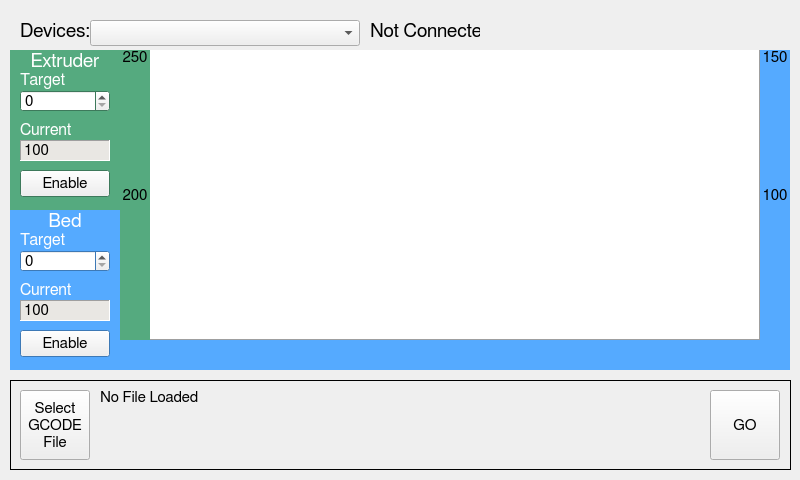
<?xml version="1.0" encoding="UTF-8"?>
<ui version="4.0">
 <class>MainWindow</class>
 <widget class="QMainWindow" name="MainWindow">
  <property name="geometry">
   <rect>
    <x>0</x>
    <y>0</y>
    <width>800</width>
    <height>480</height>
   </rect>
  </property>
  <property name="maximumSize">
   <size>
    <width>800</width>
    <height>480</height>
   </size>
  </property>
  <property name="font">
   <font>
    <family>FreeSans</family>
    <pointsize>11</pointsize>
    <italic>false</italic>
   </font>
  </property>
  <property name="windowTitle">
   <string>CFA921 RAMbo Remote</string>
  </property>
  <property name="autoFillBackground">
   <bool>true</bool>
  </property>
  <widget class="QWidget" name="centralWidget">
   <widget class="QFrame" name="frameExtruder">
    <property name="geometry">
     <rect>
      <x>10</x>
      <y>50</y>
      <width>110</width>
      <height>160</height>
     </rect>
    </property>
    <property name="palette">
     <palette>
      <active>
       <colorrole role="Base">
        <brush brushstyle="SolidPattern">
         <color alpha="255">
          <red>255</red>
          <green>255</green>
          <blue>255</blue>
         </color>
        </brush>
       </colorrole>
       <colorrole role="Window">
        <brush brushstyle="SolidPattern">
         <color alpha="255">
          <red>85</red>
          <green>170</green>
          <blue>127</blue>
         </color>
        </brush>
       </colorrole>
      </active>
      <inactive>
       <colorrole role="Base">
        <brush brushstyle="SolidPattern">
         <color alpha="255">
          <red>255</red>
          <green>255</green>
          <blue>255</blue>
         </color>
        </brush>
       </colorrole>
       <colorrole role="Window">
        <brush brushstyle="SolidPattern">
         <color alpha="255">
          <red>85</red>
          <green>170</green>
          <blue>127</blue>
         </color>
        </brush>
       </colorrole>
      </inactive>
      <disabled>
       <colorrole role="Base">
        <brush brushstyle="SolidPattern">
         <color alpha="255">
          <red>85</red>
          <green>170</green>
          <blue>127</blue>
         </color>
        </brush>
       </colorrole>
       <colorrole role="Window">
        <brush brushstyle="SolidPattern">
         <color alpha="255">
          <red>85</red>
          <green>170</green>
          <blue>127</blue>
         </color>
        </brush>
       </colorrole>
      </disabled>
     </palette>
    </property>
    <property name="autoFillBackground">
     <bool>true</bool>
    </property>
    <property name="frameShape">
     <enum>QFrame::NoFrame</enum>
    </property>
    <property name="lineWidth">
     <number>1</number>
    </property>
    <property name="midLineWidth">
     <number>0</number>
    </property>
    <widget class="QSpinBox" name="spinBoxExtTarget">
     <property name="geometry">
      <rect>
       <x>10</x>
       <y>40</y>
       <width>90</width>
       <height>22</height>
      </rect>
     </property>
    </widget>
    <widget class="QLabel" name="lblExtCurrent">
     <property name="geometry">
      <rect>
       <x>10</x>
       <y>90</y>
       <width>90</width>
       <height>21</height>
      </rect>
     </property>
     <property name="palette">
      <palette>
       <active>
        <colorrole role="Base">
         <brush brushstyle="SolidPattern">
          <color alpha="255">
           <red>255</red>
           <green>255</green>
           <blue>255</blue>
          </color>
         </brush>
        </colorrole>
        <colorrole role="Window">
         <brush brushstyle="SolidPattern">
          <color alpha="255">
           <red>233</red>
           <green>231</green>
           <blue>227</blue>
          </color>
         </brush>
        </colorrole>
       </active>
       <inactive>
        <colorrole role="Base">
         <brush brushstyle="SolidPattern">
          <color alpha="255">
           <red>255</red>
           <green>255</green>
           <blue>255</blue>
          </color>
         </brush>
        </colorrole>
        <colorrole role="Window">
         <brush brushstyle="SolidPattern">
          <color alpha="255">
           <red>233</red>
           <green>231</green>
           <blue>227</blue>
          </color>
         </brush>
        </colorrole>
       </inactive>
       <disabled>
        <colorrole role="Base">
         <brush brushstyle="SolidPattern">
          <color alpha="255">
           <red>233</red>
           <green>231</green>
           <blue>227</blue>
          </color>
         </brush>
        </colorrole>
        <colorrole role="Window">
         <brush brushstyle="SolidPattern">
          <color alpha="255">
           <red>233</red>
           <green>231</green>
           <blue>227</blue>
          </color>
         </brush>
        </colorrole>
       </disabled>
      </palette>
     </property>
     <property name="autoFillBackground">
      <bool>true</bool>
     </property>
     <property name="frameShape">
      <enum>QFrame::Panel</enum>
     </property>
     <property name="frameShadow">
      <enum>QFrame::Sunken</enum>
     </property>
     <property name="text">
      <string>100</string>
     </property>
    </widget>
    <widget class="QLabel" name="label_1">
     <property name="geometry">
      <rect>
       <x>0</x>
       <y>0</y>
       <width>110</width>
       <height>21</height>
      </rect>
     </property>
     <property name="palette">
      <palette>
       <active>
        <colorrole role="WindowText">
         <brush brushstyle="SolidPattern">
          <color alpha="255">
           <red>255</red>
           <green>255</green>
           <blue>255</blue>
          </color>
         </brush>
        </colorrole>
       </active>
       <inactive>
        <colorrole role="WindowText">
         <brush brushstyle="SolidPattern">
          <color alpha="255">
           <red>255</red>
           <green>255</green>
           <blue>255</blue>
          </color>
         </brush>
        </colorrole>
       </inactive>
       <disabled>
        <colorrole role="WindowText">
         <brush brushstyle="SolidPattern">
          <color alpha="255">
           <red>110</red>
           <green>109</green>
           <blue>106</blue>
          </color>
         </brush>
        </colorrole>
       </disabled>
      </palette>
     </property>
     <property name="font">
      <font>
       <family>Abyssinica SIL</family>
       <pointsize>14</pointsize>
      </font>
     </property>
     <property name="text">
      <string>Extruder</string>
     </property>
     <property name="alignment">
      <set>Qt::AlignCenter</set>
     </property>
    </widget>
    <widget class="QLabel" name="label_5">
     <property name="geometry">
      <rect>
       <x>10</x>
       <y>20</y>
       <width>90</width>
       <height>21</height>
      </rect>
     </property>
     <property name="palette">
      <palette>
       <active>
        <colorrole role="WindowText">
         <brush brushstyle="SolidPattern">
          <color alpha="255">
           <red>255</red>
           <green>255</green>
           <blue>255</blue>
          </color>
         </brush>
        </colorrole>
       </active>
       <inactive>
        <colorrole role="WindowText">
         <brush brushstyle="SolidPattern">
          <color alpha="255">
           <red>255</red>
           <green>255</green>
           <blue>255</blue>
          </color>
         </brush>
        </colorrole>
       </inactive>
       <disabled>
        <colorrole role="WindowText">
         <brush brushstyle="SolidPattern">
          <color alpha="255">
           <red>110</red>
           <green>109</green>
           <blue>106</blue>
          </color>
         </brush>
        </colorrole>
       </disabled>
      </palette>
     </property>
     <property name="font">
      <font>
       <family>Abyssinica SIL</family>
       <pointsize>12</pointsize>
      </font>
     </property>
     <property name="text">
      <string>Target</string>
     </property>
    </widget>
    <widget class="QLabel" name="label_6">
     <property name="geometry">
      <rect>
       <x>10</x>
       <y>70</y>
       <width>90</width>
       <height>21</height>
      </rect>
     </property>
     <property name="palette">
      <palette>
       <active>
        <colorrole role="WindowText">
         <brush brushstyle="SolidPattern">
          <color alpha="255">
           <red>255</red>
           <green>255</green>
           <blue>255</blue>
          </color>
         </brush>
        </colorrole>
       </active>
       <inactive>
        <colorrole role="WindowText">
         <brush brushstyle="SolidPattern">
          <color alpha="255">
           <red>255</red>
           <green>255</green>
           <blue>255</blue>
          </color>
         </brush>
        </colorrole>
       </inactive>
       <disabled>
        <colorrole role="WindowText">
         <brush brushstyle="SolidPattern">
          <color alpha="255">
           <red>110</red>
           <green>109</green>
           <blue>106</blue>
          </color>
         </brush>
        </colorrole>
       </disabled>
      </palette>
     </property>
     <property name="font">
      <font>
       <family>Abyssinica SIL</family>
       <pointsize>12</pointsize>
      </font>
     </property>
     <property name="text">
      <string>Current</string>
     </property>
    </widget>
    <widget class="QPushButton" name="extEnable">
     <property name="geometry">
      <rect>
       <x>10</x>
       <y>120</y>
       <width>90</width>
       <height>27</height>
      </rect>
     </property>
     <property name="text">
      <string>Enable</string>
     </property>
    </widget>
   </widget>
   <widget class="QGraphicsView" name="graphicsView">
    <property name="geometry">
     <rect>
      <x>150</x>
      <y>50</y>
      <width>610</width>
      <height>290</height>
     </rect>
    </property>
    <property name="frameShape">
     <enum>QFrame::Panel</enum>
    </property>
    <property name="frameShadow">
     <enum>QFrame::Raised</enum>
    </property>
   </widget>
   <widget class="QFrame" name="frameExtruder_2">
    <property name="geometry">
     <rect>
      <x>10</x>
      <y>210</y>
      <width>110</width>
      <height>160</height>
     </rect>
    </property>
    <property name="palette">
     <palette>
      <active>
       <colorrole role="Base">
        <brush brushstyle="SolidPattern">
         <color alpha="255">
          <red>255</red>
          <green>255</green>
          <blue>255</blue>
         </color>
        </brush>
       </colorrole>
       <colorrole role="Window">
        <brush brushstyle="SolidPattern">
         <color alpha="255">
          <red>85</red>
          <green>170</green>
          <blue>255</blue>
         </color>
        </brush>
       </colorrole>
      </active>
      <inactive>
       <colorrole role="Base">
        <brush brushstyle="SolidPattern">
         <color alpha="255">
          <red>255</red>
          <green>255</green>
          <blue>255</blue>
         </color>
        </brush>
       </colorrole>
       <colorrole role="Window">
        <brush brushstyle="SolidPattern">
         <color alpha="255">
          <red>85</red>
          <green>170</green>
          <blue>255</blue>
         </color>
        </brush>
       </colorrole>
      </inactive>
      <disabled>
       <colorrole role="Base">
        <brush brushstyle="SolidPattern">
         <color alpha="255">
          <red>85</red>
          <green>170</green>
          <blue>255</blue>
         </color>
        </brush>
       </colorrole>
       <colorrole role="Window">
        <brush brushstyle="SolidPattern">
         <color alpha="255">
          <red>85</red>
          <green>170</green>
          <blue>255</blue>
         </color>
        </brush>
       </colorrole>
      </disabled>
     </palette>
    </property>
    <property name="autoFillBackground">
     <bool>true</bool>
    </property>
    <property name="frameShape">
     <enum>QFrame::NoFrame</enum>
    </property>
    <property name="lineWidth">
     <number>1</number>
    </property>
    <property name="midLineWidth">
     <number>0</number>
    </property>
    <widget class="QSpinBox" name="spinBoxBedTarget">
     <property name="geometry">
      <rect>
       <x>10</x>
       <y>40</y>
       <width>90</width>
       <height>22</height>
      </rect>
     </property>
    </widget>
    <widget class="QLabel" name="lblBedCurrent">
     <property name="geometry">
      <rect>
       <x>10</x>
       <y>90</y>
       <width>90</width>
       <height>21</height>
      </rect>
     </property>
     <property name="palette">
      <palette>
       <active>
        <colorrole role="Base">
         <brush brushstyle="SolidPattern">
          <color alpha="255">
           <red>255</red>
           <green>255</green>
           <blue>255</blue>
          </color>
         </brush>
        </colorrole>
        <colorrole role="Window">
         <brush brushstyle="SolidPattern">
          <color alpha="255">
           <red>233</red>
           <green>231</green>
           <blue>227</blue>
          </color>
         </brush>
        </colorrole>
       </active>
       <inactive>
        <colorrole role="Base">
         <brush brushstyle="SolidPattern">
          <color alpha="255">
           <red>255</red>
           <green>255</green>
           <blue>255</blue>
          </color>
         </brush>
        </colorrole>
        <colorrole role="Window">
         <brush brushstyle="SolidPattern">
          <color alpha="255">
           <red>233</red>
           <green>231</green>
           <blue>227</blue>
          </color>
         </brush>
        </colorrole>
       </inactive>
       <disabled>
        <colorrole role="Base">
         <brush brushstyle="SolidPattern">
          <color alpha="255">
           <red>233</red>
           <green>231</green>
           <blue>227</blue>
          </color>
         </brush>
        </colorrole>
        <colorrole role="Window">
         <brush brushstyle="SolidPattern">
          <color alpha="255">
           <red>233</red>
           <green>231</green>
           <blue>227</blue>
          </color>
         </brush>
        </colorrole>
       </disabled>
      </palette>
     </property>
     <property name="autoFillBackground">
      <bool>true</bool>
     </property>
     <property name="frameShape">
      <enum>QFrame::Panel</enum>
     </property>
     <property name="frameShadow">
      <enum>QFrame::Sunken</enum>
     </property>
     <property name="text">
      <string>100</string>
     </property>
    </widget>
    <widget class="QLabel" name="label_7">
     <property name="geometry">
      <rect>
       <x>0</x>
       <y>0</y>
       <width>110</width>
       <height>21</height>
      </rect>
     </property>
     <property name="palette">
      <palette>
       <active>
        <colorrole role="WindowText">
         <brush brushstyle="SolidPattern">
          <color alpha="255">
           <red>255</red>
           <green>255</green>
           <blue>255</blue>
          </color>
         </brush>
        </colorrole>
        <colorrole role="Base">
         <brush brushstyle="SolidPattern">
          <color alpha="255">
           <red>255</red>
           <green>255</green>
           <blue>255</blue>
          </color>
         </brush>
        </colorrole>
        <colorrole role="Window">
         <brush brushstyle="SolidPattern">
          <color alpha="255">
           <red>233</red>
           <green>231</green>
           <blue>227</blue>
          </color>
         </brush>
        </colorrole>
       </active>
       <inactive>
        <colorrole role="WindowText">
         <brush brushstyle="SolidPattern">
          <color alpha="255">
           <red>255</red>
           <green>255</green>
           <blue>255</blue>
          </color>
         </brush>
        </colorrole>
        <colorrole role="Base">
         <brush brushstyle="SolidPattern">
          <color alpha="255">
           <red>255</red>
           <green>255</green>
           <blue>255</blue>
          </color>
         </brush>
        </colorrole>
        <colorrole role="Window">
         <brush brushstyle="SolidPattern">
          <color alpha="255">
           <red>233</red>
           <green>231</green>
           <blue>227</blue>
          </color>
         </brush>
        </colorrole>
       </inactive>
       <disabled>
        <colorrole role="WindowText">
         <brush brushstyle="SolidPattern">
          <color alpha="255">
           <red>110</red>
           <green>109</green>
           <blue>106</blue>
          </color>
         </brush>
        </colorrole>
        <colorrole role="Base">
         <brush brushstyle="SolidPattern">
          <color alpha="255">
           <red>233</red>
           <green>231</green>
           <blue>227</blue>
          </color>
         </brush>
        </colorrole>
        <colorrole role="Window">
         <brush brushstyle="SolidPattern">
          <color alpha="255">
           <red>233</red>
           <green>231</green>
           <blue>227</blue>
          </color>
         </brush>
        </colorrole>
       </disabled>
      </palette>
     </property>
     <property name="font">
      <font>
       <family>Abyssinica SIL</family>
       <pointsize>14</pointsize>
      </font>
     </property>
     <property name="text">
      <string>Bed</string>
     </property>
     <property name="alignment">
      <set>Qt::AlignCenter</set>
     </property>
    </widget>
    <widget class="QLabel" name="label_8">
     <property name="geometry">
      <rect>
       <x>10</x>
       <y>70</y>
       <width>90</width>
       <height>21</height>
      </rect>
     </property>
     <property name="palette">
      <palette>
       <active>
        <colorrole role="WindowText">
         <brush brushstyle="SolidPattern">
          <color alpha="255">
           <red>255</red>
           <green>255</green>
           <blue>255</blue>
          </color>
         </brush>
        </colorrole>
       </active>
       <inactive>
        <colorrole role="WindowText">
         <brush brushstyle="SolidPattern">
          <color alpha="255">
           <red>255</red>
           <green>255</green>
           <blue>255</blue>
          </color>
         </brush>
        </colorrole>
       </inactive>
       <disabled>
        <colorrole role="WindowText">
         <brush brushstyle="SolidPattern">
          <color alpha="255">
           <red>110</red>
           <green>109</green>
           <blue>106</blue>
          </color>
         </brush>
        </colorrole>
       </disabled>
      </palette>
     </property>
     <property name="font">
      <font>
       <family>Abyssinica SIL</family>
       <pointsize>12</pointsize>
      </font>
     </property>
     <property name="text">
      <string>Current</string>
     </property>
    </widget>
    <widget class="QLabel" name="label_9">
     <property name="geometry">
      <rect>
       <x>10</x>
       <y>20</y>
       <width>90</width>
       <height>21</height>
      </rect>
     </property>
     <property name="palette">
      <palette>
       <active>
        <colorrole role="WindowText">
         <brush brushstyle="SolidPattern">
          <color alpha="255">
           <red>255</red>
           <green>255</green>
           <blue>255</blue>
          </color>
         </brush>
        </colorrole>
       </active>
       <inactive>
        <colorrole role="WindowText">
         <brush brushstyle="SolidPattern">
          <color alpha="255">
           <red>255</red>
           <green>255</green>
           <blue>255</blue>
          </color>
         </brush>
        </colorrole>
       </inactive>
       <disabled>
        <colorrole role="WindowText">
         <brush brushstyle="SolidPattern">
          <color alpha="255">
           <red>110</red>
           <green>109</green>
           <blue>106</blue>
          </color>
         </brush>
        </colorrole>
       </disabled>
      </palette>
     </property>
     <property name="font">
      <font>
       <family>Abyssinica SIL</family>
       <pointsize>12</pointsize>
      </font>
     </property>
     <property name="text">
      <string>Target</string>
     </property>
    </widget>
    <widget class="QPushButton" name="bedEnable">
     <property name="geometry">
      <rect>
       <x>10</x>
       <y>120</y>
       <width>90</width>
       <height>27</height>
      </rect>
     </property>
     <property name="text">
      <string>Enable</string>
     </property>
    </widget>
   </widget>
   <widget class="QLabel" name="label">
    <property name="geometry">
     <rect>
      <x>120</x>
      <y>50</y>
      <width>30</width>
      <height>290</height>
     </rect>
    </property>
    <property name="palette">
     <palette>
      <active>
       <colorrole role="Base">
        <brush brushstyle="SolidPattern">
         <color alpha="255">
          <red>255</red>
          <green>255</green>
          <blue>255</blue>
         </color>
        </brush>
       </colorrole>
       <colorrole role="Window">
        <brush brushstyle="SolidPattern">
         <color alpha="255">
          <red>85</red>
          <green>170</green>
          <blue>127</blue>
         </color>
        </brush>
       </colorrole>
      </active>
      <inactive>
       <colorrole role="Base">
        <brush brushstyle="SolidPattern">
         <color alpha="255">
          <red>255</red>
          <green>255</green>
          <blue>255</blue>
         </color>
        </brush>
       </colorrole>
       <colorrole role="Window">
        <brush brushstyle="SolidPattern">
         <color alpha="255">
          <red>85</red>
          <green>170</green>
          <blue>127</blue>
         </color>
        </brush>
       </colorrole>
      </inactive>
      <disabled>
       <colorrole role="Base">
        <brush brushstyle="SolidPattern">
         <color alpha="255">
          <red>85</red>
          <green>170</green>
          <blue>127</blue>
         </color>
        </brush>
       </colorrole>
       <colorrole role="Window">
        <brush brushstyle="SolidPattern">
         <color alpha="255">
          <red>85</red>
          <green>170</green>
          <blue>127</blue>
         </color>
        </brush>
       </colorrole>
      </disabled>
     </palette>
    </property>
    <property name="autoFillBackground">
     <bool>true</bool>
    </property>
    <property name="text">
     <string>&lt;html&gt;&lt;head/&gt;&lt;body&gt;&lt;p&gt;250&lt;/p&gt;&lt;p&gt;&lt;br/&gt;&lt;/p&gt;&lt;p&gt;&lt;br/&gt;&lt;/p&gt;&lt;p&gt;&lt;br/&gt;200&lt;/p&gt;&lt;p&gt;&lt;br/&gt;&lt;br/&gt;&lt;/p&gt;&lt;p&gt;&lt;br/&gt;&lt;/p&gt;&lt;p&gt;&lt;br/&gt;150&lt;/p&gt;&lt;/body&gt;&lt;/html&gt;</string>
    </property>
    <property name="alignment">
     <set>Qt::AlignCenter</set>
    </property>
   </widget>
   <widget class="QLabel" name="label_3">
    <property name="geometry">
     <rect>
      <x>120</x>
      <y>340</y>
      <width>670</width>
      <height>30</height>
     </rect>
    </property>
    <property name="palette">
     <palette>
      <active>
       <colorrole role="Base">
        <brush brushstyle="SolidPattern">
         <color alpha="255">
          <red>255</red>
          <green>255</green>
          <blue>255</blue>
         </color>
        </brush>
       </colorrole>
       <colorrole role="Window">
        <brush brushstyle="SolidPattern">
         <color alpha="255">
          <red>85</red>
          <green>170</green>
          <blue>255</blue>
         </color>
        </brush>
       </colorrole>
      </active>
      <inactive>
       <colorrole role="Base">
        <brush brushstyle="SolidPattern">
         <color alpha="255">
          <red>255</red>
          <green>255</green>
          <blue>255</blue>
         </color>
        </brush>
       </colorrole>
       <colorrole role="Window">
        <brush brushstyle="SolidPattern">
         <color alpha="255">
          <red>85</red>
          <green>170</green>
          <blue>255</blue>
         </color>
        </brush>
       </colorrole>
      </inactive>
      <disabled>
       <colorrole role="Base">
        <brush brushstyle="SolidPattern">
         <color alpha="255">
          <red>85</red>
          <green>170</green>
          <blue>255</blue>
         </color>
        </brush>
       </colorrole>
       <colorrole role="Window">
        <brush brushstyle="SolidPattern">
         <color alpha="255">
          <red>85</red>
          <green>170</green>
          <blue>255</blue>
         </color>
        </brush>
       </colorrole>
      </disabled>
     </palette>
    </property>
    <property name="autoFillBackground">
     <bool>true</bool>
    </property>
    <property name="text">
     <string/>
    </property>
   </widget>
   <widget class="QLabel" name="label_4">
    <property name="geometry">
     <rect>
      <x>760</x>
      <y>50</y>
      <width>30</width>
      <height>290</height>
     </rect>
    </property>
    <property name="palette">
     <palette>
      <active>
       <colorrole role="Base">
        <brush brushstyle="SolidPattern">
         <color alpha="255">
          <red>255</red>
          <green>255</green>
          <blue>255</blue>
         </color>
        </brush>
       </colorrole>
       <colorrole role="Window">
        <brush brushstyle="SolidPattern">
         <color alpha="255">
          <red>85</red>
          <green>170</green>
          <blue>255</blue>
         </color>
        </brush>
       </colorrole>
      </active>
      <inactive>
       <colorrole role="Base">
        <brush brushstyle="SolidPattern">
         <color alpha="255">
          <red>255</red>
          <green>255</green>
          <blue>255</blue>
         </color>
        </brush>
       </colorrole>
       <colorrole role="Window">
        <brush brushstyle="SolidPattern">
         <color alpha="255">
          <red>85</red>
          <green>170</green>
          <blue>255</blue>
         </color>
        </brush>
       </colorrole>
      </inactive>
      <disabled>
       <colorrole role="Base">
        <brush brushstyle="SolidPattern">
         <color alpha="255">
          <red>85</red>
          <green>170</green>
          <blue>255</blue>
         </color>
        </brush>
       </colorrole>
       <colorrole role="Window">
        <brush brushstyle="SolidPattern">
         <color alpha="255">
          <red>85</red>
          <green>170</green>
          <blue>255</blue>
         </color>
        </brush>
       </colorrole>
      </disabled>
     </palette>
    </property>
    <property name="autoFillBackground">
     <bool>true</bool>
    </property>
    <property name="text">
     <string>&lt;html&gt;&lt;head/&gt;&lt;body&gt;&lt;p&gt;150&lt;/p&gt;&lt;p&gt;&lt;br/&gt;&lt;/p&gt;&lt;p&gt;&lt;br/&gt;&lt;/p&gt;&lt;p&gt;&lt;br/&gt;100&lt;/p&gt;&lt;p&gt;&lt;br/&gt;&lt;br/&gt;&lt;/p&gt;&lt;p&gt;&lt;br/&gt;&lt;/p&gt;&lt;p&gt;&lt;br/&gt;50&lt;/p&gt;&lt;/body&gt;&lt;/html&gt;</string>
    </property>
    <property name="alignment">
     <set>Qt::AlignCenter</set>
    </property>
   </widget>
   <widget class="QFrame" name="frame">
    <property name="geometry">
     <rect>
      <x>10</x>
      <y>380</y>
      <width>781</width>
      <height>90</height>
     </rect>
    </property>
    <property name="frameShape">
     <enum>QFrame::Box</enum>
    </property>
    <property name="frameShadow">
     <enum>QFrame::Plain</enum>
    </property>
    <widget class="QPushButton" name="GCode">
     <property name="geometry">
      <rect>
       <x>10</x>
       <y>10</y>
       <width>70</width>
       <height>70</height>
      </rect>
     </property>
     <property name="text">
      <string>Select
GCODE
File</string>
     </property>
    </widget>
    <widget class="QPushButton" name="eStop">
     <property name="geometry">
      <rect>
       <x>700</x>
       <y>10</y>
       <width>70</width>
       <height>70</height>
      </rect>
     </property>
     <property name="text">
      <string>GO</string>
     </property>
    </widget>
    <widget class="QLabel" name="lblGCodeStatus">
     <property name="geometry">
      <rect>
       <x>90</x>
       <y>10</y>
       <width>601</width>
       <height>71</height>
      </rect>
     </property>
     <property name="text">
      <string>No File Loaded</string>
     </property>
     <property name="alignment">
      <set>Qt::AlignLeading|Qt::AlignLeft|Qt::AlignTop</set>
     </property>
    </widget>
   </widget>
   <widget class="QComboBox" name="comboBoxDevices">
    <property name="geometry">
     <rect>
      <x>90</x>
      <y>20</y>
      <width>270</width>
      <height>26</height>
     </rect>
    </property>
   </widget>
   <widget class="QLabel" name="label_2">
    <property name="geometry">
     <rect>
      <x>20</x>
      <y>20</y>
      <width>70</width>
      <height>21</height>
     </rect>
    </property>
    <property name="font">
     <font>
      <family>Abyssinica SIL</family>
      <pointsize>14</pointsize>
     </font>
    </property>
    <property name="text">
     <string>Devices:</string>
    </property>
   </widget>
   <widget class="QLabel" name="lblConnectionStatus">
    <property name="geometry">
     <rect>
      <x>370</x>
      <y>20</y>
      <width>110</width>
      <height>21</height>
     </rect>
    </property>
    <property name="font">
     <font>
      <family>Abyssinica SIL</family>
      <pointsize>14</pointsize>
     </font>
    </property>
    <property name="text">
     <string>Not Connected</string>
    </property>
   </widget>
  </widget>
 </widget>
 <layoutdefault spacing="6" margin="11"/>
 <resources/>
 <connections/>
 <designerdata>
  <property name="gridDeltaX">
   <number>10</number>
  </property>
  <property name="gridDeltaY">
   <number>10</number>
  </property>
  <property name="gridSnapX">
   <bool>true</bool>
  </property>
  <property name="gridSnapY">
   <bool>true</bool>
  </property>
  <property name="gridVisible">
   <bool>true</bool>
  </property>
 </designerdata>
</ui>
